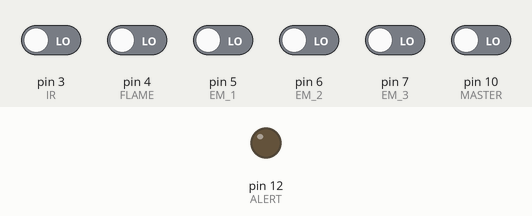
The sketch below on a simulated Arduino Uno, built with avr-gcc and run on an emulated ATmega328P. Parts: output pins drawn as LEDs (lit = HIGH). Dashed ring = blinking. The test bench sets the inputs (shaded band); at power-on: pin 3 (IR), pin 4 (FLAME), pin 5 (EM_1), pin 6 (EM_2), pin 7 (EM_3), pin 10 (MASTER) LOW.

Above: at 1.2 s.
1.3 s: pin 3 (IR) driven HIGH and pin 10 (MASTER) driven HIGH
At 1.42 s:
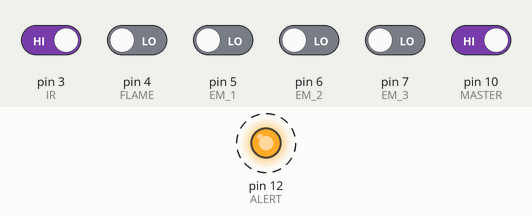
4.3 s: pin 3 (IR) driven LOW
At 5.1 s:
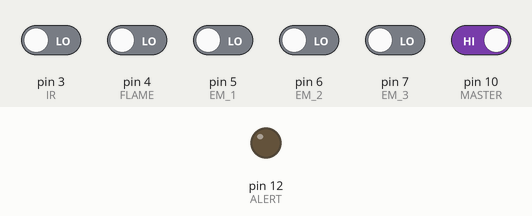
5.8 s: pin 4 (FLAME) driven HIGH
At 8.7 s:
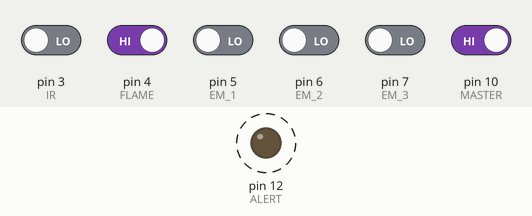
8.8 s: pin 4 (FLAME) driven LOW
At 9.9 s:
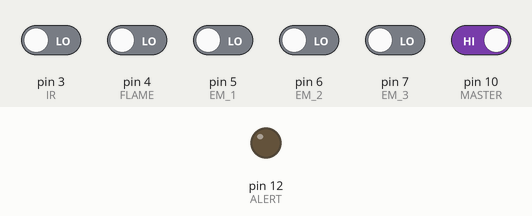
10.3 s: pin 3 (IR) driven HIGH
At 10.42 s:
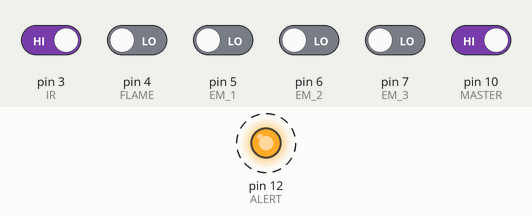
Timing chart, 0 to 14.3 s (numbered marks = the images above; inputs shaded):
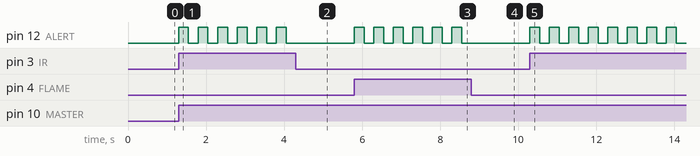

The sketch:

CSE260_Alarm_Project.ino
```cpp
int IR = 3, FLAME = 4, EM_1 = 5, EM_2 = 6, EM_3 = 7, MASTER = 10, ALERT = 12;
void setup() {
  // put your setup code here, to run once:
  Serial.begin(9600);
  pinMode(MASTER, INPUT);
  pinMode(IR, INPUT);  //IR
  pinMode(FLAME, INPUT);
  pinMode(EM_1, INPUT);
  pinMode(EM_2, INPUT);
  pinMode(EM_3, INPUT);
  pinMode(ALERT, OUTPUT);
}

void loop() {
  // put your main code here, to run repeatedly:
  bool EMERGENCY = (digitalRead(IR) == HIGH || digitalRead(FLAME) == HIGH || digitalRead(EM_1) == HIGH || digitalRead(EM_2) == HIGH || digitalRead(EM_3) == HIGH);
  if(digitalRead(MASTER) == HIGH && EMERGENCY){
    digitalWrite(ALERT, HIGH);
    delay(250);
    digitalWrite(ALERT, LOW);
    delay(250);
  }else{
      digitalWrite(ALERT, LOW);
  }
}
```

Measured:
- after the input at 1.3 s, pin 12 (ALERT): alternates HIGH for 0.25 s and LOW for 0.25 s, starting at once
- after the input at 4.3 s, pin 12 (ALERT): stops changing and stays LOW
- after the input at 5.8 s, pin 12 (ALERT): alternates HIGH for 0.25 s and LOW for 0.25 s, starting at once
- after the input at 8.8 s, pin 12 (ALERT): stops changing and stays LOW
- after the input at 10.3 s, pin 12 (ALERT): alternates HIGH for 0.25 s and LOW for 0.25 s, starting at once
